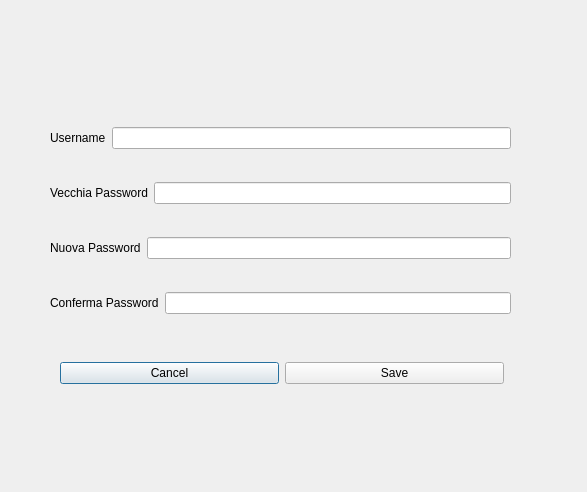
<?xml version="1.0" encoding="UTF-8"?>
<ui version="4.0">
 <class>Dialog</class>
 <widget class="QDialog" name="Dialog">
  <property name="geometry">
   <rect>
    <x>0</x>
    <y>0</y>
    <width>587</width>
    <height>492</height>
   </rect>
  </property>
  <property name="windowTitle">
   <string>Dialog</string>
  </property>
  <widget class="QWidget" name="layoutWidget">
   <property name="geometry">
    <rect>
     <x>60</x>
     <y>360</y>
     <width>444</width>
     <height>27</height>
    </rect>
   </property>
   <layout class="QHBoxLayout" name="horizontalLayout_35">
    <item>
     <widget class="QPushButton" name="button_cancel">
      <property name="text">
       <string>Cancel</string>
      </property>
     </widget>
    </item>
    <item>
     <widget class="QPushButton" name="button_save_password">
      <property name="text">
       <string>Save</string>
      </property>
     </widget>
    </item>
   </layout>
  </widget>
  <widget class="QWidget" name="layoutWidget_2">
   <property name="geometry">
    <rect>
     <x>50</x>
     <y>100</y>
     <width>461</width>
     <height>241</height>
    </rect>
   </property>
   <layout class="QVBoxLayout" name="verticalLayout_7">
    <item>
     <layout class="QHBoxLayout" name="horizontalLayout_6">
      <item>
       <widget class="QLabel" name="label_32">
        <property name="text">
         <string>Username</string>
        </property>
       </widget>
      </item>
      <item>
       <layout class="QHBoxLayout" name="horizontalLayout_5">
        <item>
         <widget class="QLineEdit" name="username"/>
        </item>
       </layout>
      </item>
     </layout>
    </item>
    <item>
     <layout class="QHBoxLayout" name="horizontalLayout_24">
      <item>
       <widget class="QLabel" name="label_24">
        <property name="text">
         <string>Vecchia Password</string>
        </property>
       </widget>
      </item>
      <item>
       <widget class="QLineEdit" name="vecchia_password"/>
      </item>
     </layout>
    </item>
    <item>
     <layout class="QHBoxLayout" name="horizontalLayout_25">
      <item>
       <widget class="QLabel" name="label_25">
        <property name="text">
         <string>Nuova Password</string>
        </property>
       </widget>
      </item>
      <item>
       <widget class="QLineEdit" name="nuova_password"/>
      </item>
     </layout>
    </item>
    <item>
     <layout class="QHBoxLayout" name="horizontalLayout_2">
      <item>
       <layout class="QHBoxLayout" name="horizontalLayout">
        <item>
         <widget class="QLabel" name="label_28">
          <property name="text">
           <string>Conferma Password</string>
          </property>
         </widget>
        </item>
        <item>
         <widget class="QLineEdit" name="conferma_password"/>
        </item>
       </layout>
      </item>
     </layout>
    </item>
   </layout>
  </widget>
 </widget>
 <resources/>
 <connections/>
</ui>
